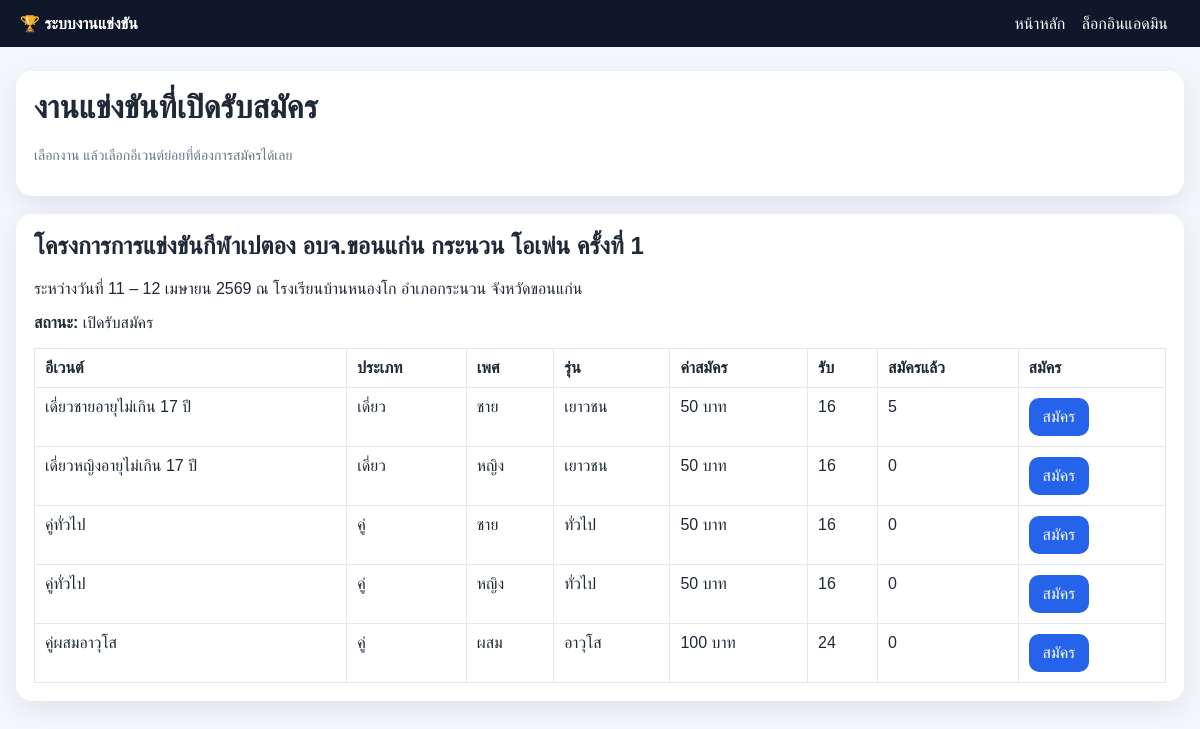
The page / on the database its author committed.
### tables this page shows
CREATE TABLE tournaments (
            id INTEGER PRIMARY KEY AUTOINCREMENT,
            title TEXT NOT NULL,
            description TEXT,
            created_by INTEGER,
            created_at TEXT,
            is_open INTEGER NOT NULL DEFAULT 1,
            FOREIGN KEY(created_by) REFERENCES users(id)
        );

CREATE TABLE events (
            id INTEGER PRIMARY KEY AUTOINCREMENT,
            tournament_id INTEGER NOT NULL,
            event_name TEXT,
            category_type TEXT NOT NULL,
            gender_type TEXT NOT NULL,
            age_group TEXT NOT NULL,
            max_slots INTEGER NOT NULL,
            fee INTEGER NOT NULL DEFAULT 0,
            team_size INTEGER NOT NULL DEFAULT 1,
            is_open INTEGER NOT NULL DEFAULT 1,
            created_at TEXT,
            FOREIGN KEY(tournament_id) REFERENCES tournaments(id)
        );

### app.py (the view)
@app.route("/")
def home():
    conn = get_db()
    tournaments = conn.execute("SELECT * FROM tournaments ORDER BY id DESC").fetchall()
    event_map = {}
    count_map = {}
    for t in tournaments:
        events = conn.execute(
            "SELECT * FROM events WHERE tournament_id = ? ORDER BY id ASC",
            (t["id"],)
        ).fetchall()
        event_map[t["id"]] = events
        count_map[t["id"]] = {e["id"]: event_reg_count(e["id"]) for e in events}
    conn.close()
    return render_template("home.html", tournaments=tournaments, event_map=event_map, count_map=count_map)

### app.py (called while the page is built)
def get_db():
    conn = sqlite3.connect(DB_NAME)
    conn.row_factory = sqlite3.Row
    return conn

def category_label(value):
    return {"single": "เดี่ยว", "pair": "คู่", "team": "ทีม"}.get(value, value)

def gender_label(value):
    return {"male": "ชาย", "female": "หญิง", "mixed": "ผสม"}.get(value, value)

def age_label(value):
    return {"youth": "เยาวชน", "general": "ทั่วไป", "senior": "อาวุโส"}.get(value, value)

def event_display_name(event):
    custom = (event["event_name"] or "").strip()
    if custom:
        return custom
    return f"{category_label(event['category_type'])} {gender_label(event['gender_type'])} {age_label(event['age_group'])}"

def event_reg_count(event_id):
    conn = get_db()
    total = conn.execute(
        "SELECT COUNT(*) AS total FROM registrations WHERE event_id = ?",
        (event_id,)
    ).fetchone()["total"]
    conn.close()
    return total

@app.context_processor
def inject_helpers():
    return {
        "category_label": category_label,
        "gender_label": gender_label,
        "age_label": age_label,
        "event_display_name": event_display_name,
    }

### templates/home.html
{% extends 'base.html' %}
{% block content %}
<div class="card">
    <h1>งานแข่งขันที่เปิดรับสมัคร</h1>
    <p class="muted">เลือกงาน แล้วเลือกอีเวนต์ย่อยที่ต้องการสมัครได้เลย</p>
</div>
{% for t in tournaments %}
<div class="card">
    <h2>{{ t['title'] }}</h2>
    <p>{{ t['description'] or '-' }}</p>
    <p><strong>สถานะ:</strong> {{ 'เปิดรับสมัคร' if t['is_open'] else 'ปิดรับสมัคร' }}</p>
    <table>
        <thead>
            <tr>
                <th>อีเวนต์</th>
                <th>ประเภท</th>
                <th>เพศ</th>
                <th>รุ่น</th>
                <th>ค่าสมัคร</th>
                <th>รับ</th>
                <th>สมัครแล้ว</th>
                <th>สมัคร</th>
            </tr>
        </thead>
        <tbody>
            {% for e in event_map[t['id']] %}
            <tr>
                <td>{{ event_display_name(e) }}</td>
                <td>{{ category_label(e['category_type']) }}</td>
                <td>{{ gender_label(e['gender_type']) }}</td>
                <td>{{ age_label(e['age_group']) }}</td>
                <td>{{ e['fee'] }} บาท</td>
                <td>{{ e['max_slots'] }}</td>
                <td>{{ count_map[t['id']][e['id']] }}</td>
                <td><a class="btn" href="{{ url_for('register_event', event_id=e['id']) }}">สมัคร</a></td>
            </tr>
            {% else %}
            <tr><td colspan="8">ยังไม่มีอีเวนต์</td></tr>
            {% endfor %}
        </tbody>
    </table>
</div>
{% else %}
<div class="card">ยังไม่มีงานแข่งขัน</div>
{% endfor %}
{% endblock %}

### templates/base.html (shortened to what this page needs)
<!doctype html>
<html lang="th">
<head>
    <link rel="stylesheet" href="{{ url_for('static', filename='style.css') }}">
</head>
<body>
    <nav>
        <div><strong>🏆 ระบบงานแข่งขัน</strong></div>
        <div>
            <a href="{{ url_for('home') }}">หน้าหลัก</a>
            {% if session.get('user_id') %}
                <a href="{{ url_for('admin_dashboard') }}">แดชบอร์ด</a>
                <a href="{{ url_for('logout') }}">ออกจากระบบ</a>
            {% else %}
                <a href="{{ url_for('login') }}">ล็อกอินแอดมิน</a>
            {% endif %}
        </div>
    </nav>
    <div class="container">
        {% block content %}{% endblock %}
    </div>
</body>
</html>

### static/style.css (style rules this page uses)
* { box-sizing: border-box; }
body { font-family: Arial, sans-serif; background:#f3f6fb; margin:0; color:#1f2937; }
nav { background:#0f172a; color:#fff; padding:14px 20px; display:flex; justify-content:space-between; align-items:center; gap:10px; flex-wrap:wrap; }
nav a { color:#fff; text-decoration:none; margin-right:12px; }
.container { max-width:1200px; margin:24px auto; padding:0 16px; }
.card { background:#fff; border-radius:16px; padding:18px; margin-bottom:18px; box-shadow:0 8px 24px rgba(15, 23, 42, .08); }
h1,h2,h3 { margin-top:0; }
button, .btn { background:#2563eb; color:#fff; border:none; padding:10px 14px; border-radius:10px; cursor:pointer; text-decoration:none; display:inline-block; }
.muted { color:#64748b; font-size:14px; }
table { width:100%; border-collapse:collapse; margin-top:8px; }
th, td { border:1px solid #e2e8f0; padding:10px; text-align:left; vertical-align:top; }

### rows shown on the page
tournaments: title "โครงการการแข่งขันกีฬาเปตอง อบจ.ขอนแก่น กระนวน โอเพ่น ครั้งที่ 1", description "ระหว่างวันที่ 11 – 12 เมษายน 2569 ณ โรงเรียนบ้านหนองโก อำเภอกระนวน จังหวัดขอนแก่น", is_open "เปิดรับสมัคร"
events: event_name "เดี่ยวชายอายุไม่เกิน 17 ปี", category_type "เดี่ยว", gender_type "ชาย", age_group "เยาวชน", fee "50", max_slots "16", count_map "5"
events: event_name "เดี่ยวหญิงอายุไม่เกิน 17 ปี", category_type "เดี่ยว", gender_type "หญิง", age_group "เยาวชน", fee "50", max_slots "16", count_map "0"
events: event_name "คู่ทั่วไป", category_type "คู่", gender_type "ชาย", age_group "ทั่วไป", fee "50", max_slots "16", count_map "0"
events: event_name "คู่ทั่วไป", category_type "คู่", gender_type "หญิง", age_group "ทั่วไป", fee "50", max_slots "16", count_map "0"
events: event_name "คู่ผสมอาวุโส", category_type "คู่", gender_type "ผสม", age_group "อาวุโส", fee "100", max_slots "24", count_map "0"
